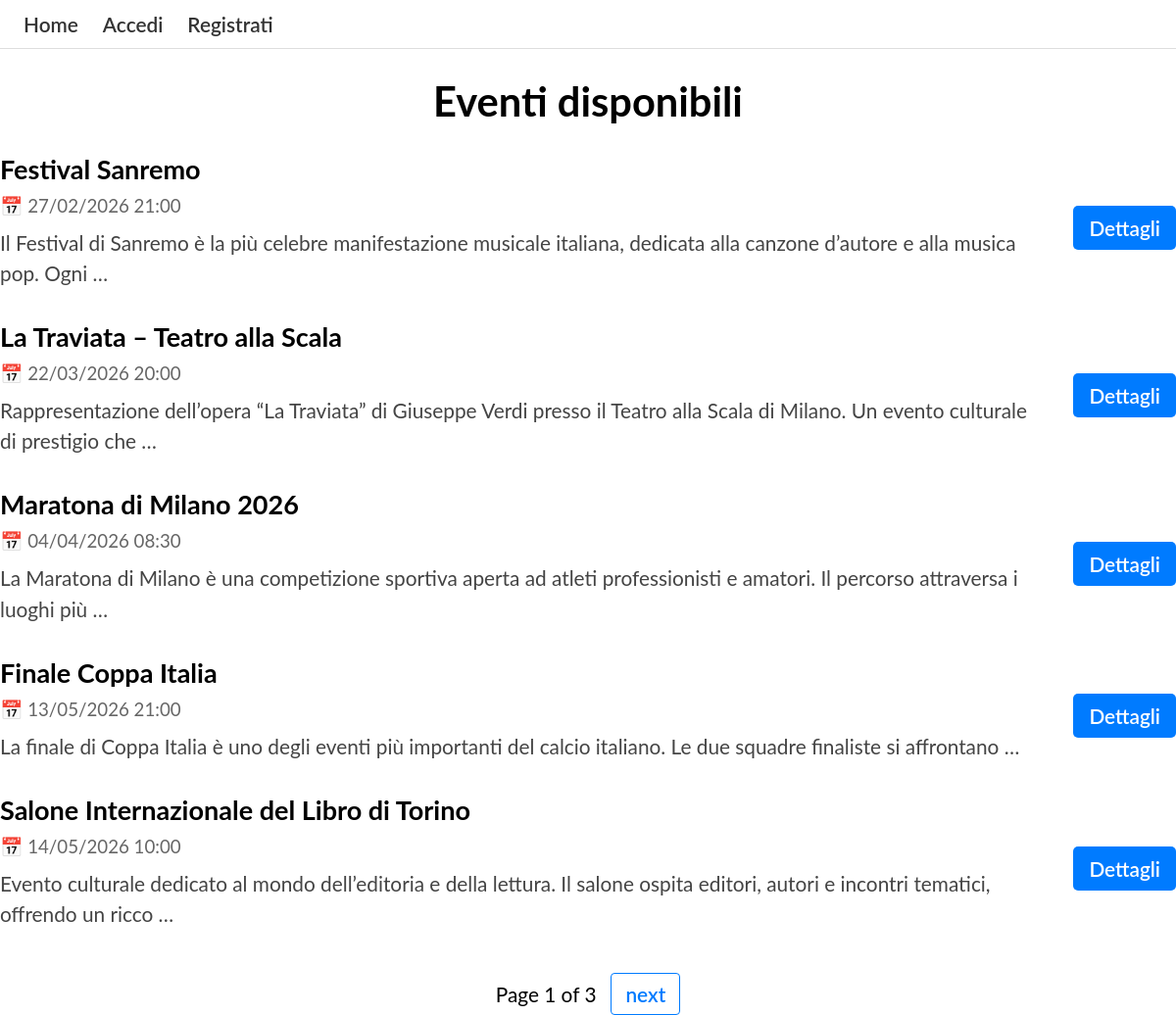
/catalog/, run on an earlier commit of the app's database.
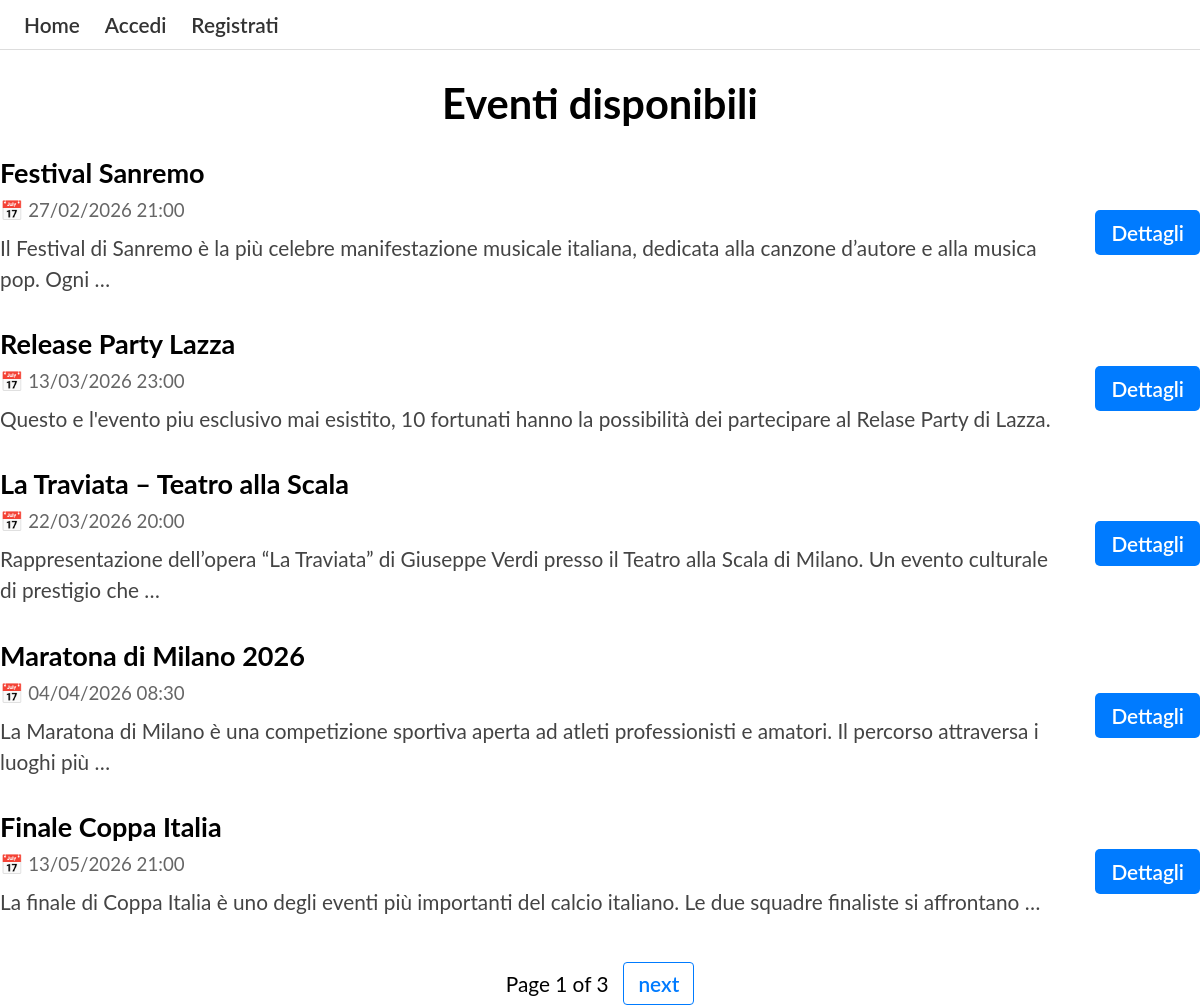
And on a later commit of the database.
### catalog/models.py (models this page shows, shortened)
class Evento(models.Model):
    titolo = models.CharField(max_length=200)
    descrizione = models.TextField(blank=True)
    data = models.DateTimeField()
    posti_totali = models.PositiveIntegerField()
    creatore = models.ForeignKey(User, on_delete=models.CASCADE)
    immagine = models.ImageField(upload_to="eventi/",blank=True,null=True)
    class Meta:
        verbose_name = "Evento"
        verbose_name_plural = "Eventi"
    def get_absolute_url(self):
        return reverse('evento-detail', args=[str(self.id)])

### catalog/views.py (the view)
# urls.py: path('', views.IndexView.as_view(), name='index'),
class IndexView(generic.ListView):
    model = Evento
    template_name = 'index.html'
    context_object_name = 'eventi'
    paginate_by = 5
    def get_queryset(self):
        return Evento.objects.filter(
            data__gt=timezone.now()
        ).order_by('data')
    def get_context_data(self, **kwargs):
        context = super().get_context_data(**kwargs)
        num_visits = self.request.session.get('num_visits', 0) + 1
        self.request.session['num_visits'] = num_visits
        context['num_visits'] = num_visits
        return context

### catalog/templates/index.html
{% extends "base_generic.html" %}
{% block content %}
<h1 class="title">Eventi disponibili</h1>
<div class="event-list">
  {% for evento in eventi %}
  <div class="event-card">
    <div class="event-main">
      <div class="event-header">
        <h2 class="event-title">{{ evento.titolo }}</h2>
      </div>
      <p class="event-date">
        📅 {{ evento.data|date:"d/m/Y H:i" }}
      </p>
      <p class="event-description">
        {{ evento.descrizione|truncatewords:20 }}
      </p>
    </div>
    <div class="event-action">
      <a href="{{ evento.get_absolute_url }}" class="btn btn-primary">
        Dettagli
      </a>
    </div>
  </div>
  {% empty %}
    <p>Nessun evento disponibile.</p>
  {% endfor %}
</div>
{% endblock %}

What changed in the data, as far as the page shows it:
no longer on this page (row unchanged): Evento: titolo "Salone Internazionale del Libro di Torino", data "14/05/2026 10:00", descrizione "Evento culturale dedicato al mondo dell’editoria e della lettura. Il salone ospita editori, autori e incontri tematici, offrendo un ricco …"
added Evento: titolo "Release Party Lazza", data "13/03/2026 23:00", descrizione "Questo e l'evento piu esclusivo mai esistito, 10 fortunati hanno la possibilità dei partecipare al Relase Party di Lazza."
